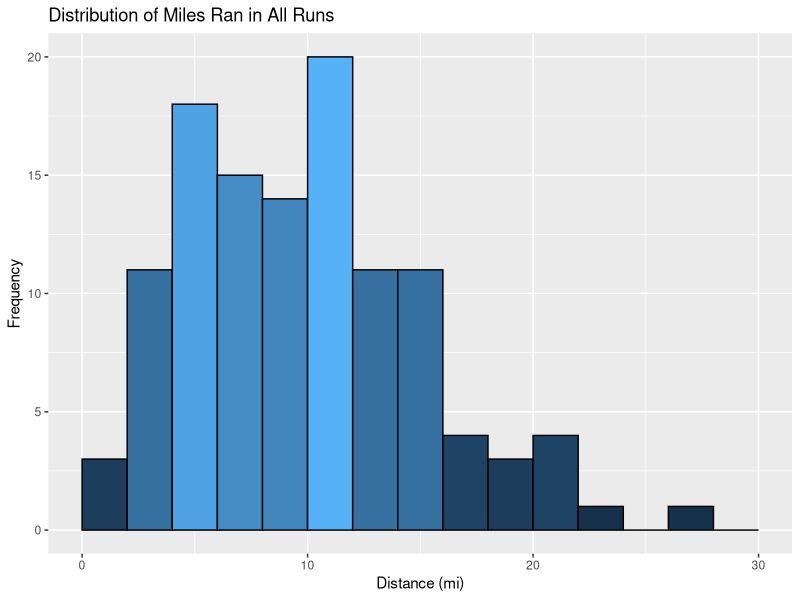
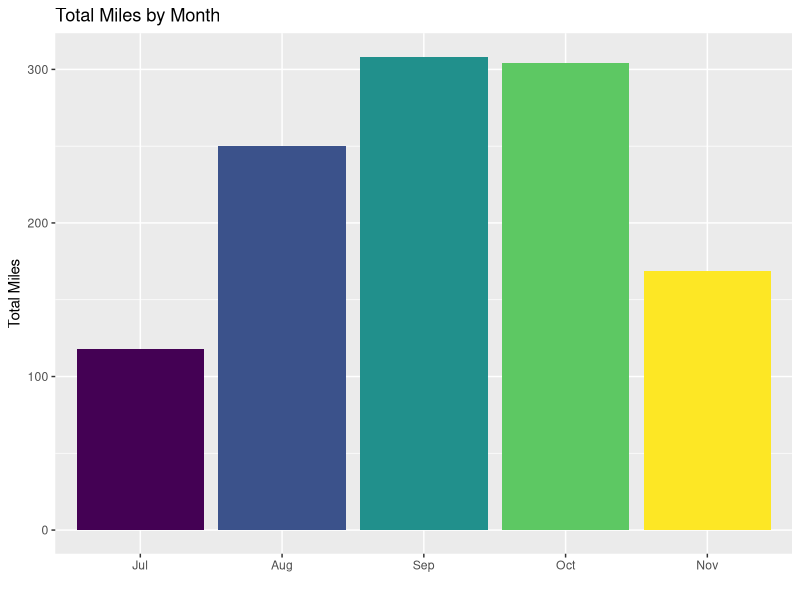

Source code (R) for these figures, in order: (Note: this script raises an error after producing the figures.)
## ---- chunk 1
runs <- read.csv("cleanedMarathonTrainingData.csv")
str(runs)
## ---- chunk 2
runs$X <- NULL
head(runs,2)
## ---- chunk 3
library(lubridate)

runs$Time <- as.POSIXct(runs$Time)#, format = '%H:%M:%S')
runs$Avg.Pace <- as.POSIXct(runs$Avg.Pace)#, format = '%H:%M:%S')
runs$Date <- as.POSIXct(runs$Date)
runs$StartTime <- hour(strptime(runs$StartTime, format = '%H:%M'))

str(runs)
## ---- chunk 4
runs$Month <- factor(runs$Month, ordered = TRUE, levels = c("Jul","Aug","Sep","Oct","Nov"))
## ---- chunk 5
library(ggplot2)
library(RColorBrewer)

#distance histogram
ggplot(data = runs, aes(x = Distance)) + 
  geom_histogram(binwidth = 2, aes(fill = ..count..), colour = "black", boundary = 2) +
  scale_x_continuous(limits=c(0, 30)) +
  xlab("Distance (mi)") + 
  ylab("Frequency") + 
  ggtitle("Distribution of Miles Ran in All Runs") + 
  guides(fill=FALSE) 

## ---- chunk 6
summary(runs$Distance)
## ---- chunk 7
#miles by month bars
ggplot(data = runs, aes(x = Month, y = Distance, fill = Month)) + 
  geom_bar(stat="identity") +
  xlab("") + 
  ylab("Total Miles") + 
  guides(fill=FALSE) +
  ggtitle("Total Miles by Month")
## ---- chunk 8
ggplot(data = runs, aes(x = weekNumber, y = Distance, fill = Month)) + 
  geom_bar(stat="identity") +
  xlab("Week of Plan") + 
  ylab("Total Miles") + 
  #guides(fill=FALSE) +
  ggtitle("Total Miles by Week of Plan")
## ---- chunk 9
runs[runs$weekNumber == 11,c('Name','weekNumber','Date','DOW','Distance')]
## ---- chunk 10
#avg. cadence grouped by month
ggplot(data = runs, aes(Month, Cad)) + 
  geom_jitter(aes(colour = Month)) +
  geom_boxplot(aes(fill = Month), 
               outlier.colour = "black", alpha = 0.5) + #geom_jitter()
  xlab("") + 
  ylab("Cadence (Steps/Min") + 
  guides(fill=FALSE) +
  ggtitle("Cadence per Month") 
## ---- chunk 11
#avg. HR grouped by month

ggplot(data = runs, aes(Month, Avg.HR)) + 
  geom_jitter(aes(colour = Month)) +
  geom_boxplot(aes(fill = Month), 
               outlier.colour = "black", alpha = 0.5) + #geom_jitter()
  xlab("Month") + 
  ylab("Avg. Heart Rate") + 
  ggtitle("Average Heart Rate per Month") 
## ---- chunk 12
#avg. cadence grouped by month
ggplot(data = runs, aes(RunType, Cad)) + 
  geom_jitter(aes(colour = RunType)) +
  geom_boxplot(aes(fill = RunType), 
               outlier.colour = "black", alpha = 0.5) +
  scale_colour_brewer(palette = "Set1") +
  scale_fill_brewer(palette = "Set1") +
  xlab("Run Type") + 
  ylab("Cadence") + 
  guides(fill=FALSE) +
  coord_flip() + 
  ggtitle("Cadence per Run Type") 
## ---- chunk 13
#avg. cadence grouped by month
ggplot(data = runs, aes(RunType, Avg.HR)) + 
  geom_jitter(aes(colour = RunType)) +
  geom_boxplot(aes(fill = RunType), 
               outlier.colour = "black", alpha = 0.5) +
  xlab("Run Type") + 
  ylab("Avg Heart Rate") + 
  guides(fill=FALSE) +
  ggtitle("Average Heart Rate per Run Type") 
## ---- chunk 14
runs[which.max(runs$Avg.HR),]
## ---- chunk 15
ggplot(data = runs, aes(x = Date, y = Avg.HR)) + 
  geom_line(aes(group=1)) +
  theme(axis.text.x = element_blank()) +
  xlab("Time") + 
  ylab("Average Heart Rate") + 
  ggtitle("Average Heart Rate Over Time")
## ---- chunk 16
ggplot(data = runs, aes(x = Date, y = Avg.Pace, colour = RunType)) + 
  geom_point() +
  geom_smooth(fill = NA) +  
  theme(axis.text.x = element_blank()) +
  theme(axis.text.y = element_blank()) +
  xlab("Date") + 
  ylab("Average Pace (mile/minute)") + 
  ggtitle("Average Pace Over Time") + 
  labs(caption="")
## ---- chunk 17
ggplot(data = runs, aes(x = Date, y = Avg.Pace, colour = RunType)) + 
  geom_point() +
  geom_smooth(fill = NA) +  
  theme(axis.text.x = element_blank()) +
  theme(axis.text.y = element_blank()) +
  xlab("Date") + 
  ylab("Average Pace (mile/minute)") + 
  ggtitle("Average Pace Over Time") + 
  labs(caption="") + 
  facet_grid(RunType~.)
## ---- chunk 18
table(runs$RunType)

#apply(runs$Cadence, runs$RunType, function(x) (Cad*(hour(runs$Time)*60)+(minute(runs$Time))+(second(runs$Time)/60)))

ggplot(data = runs, aes(RunType, (Cad*((hour(runs$Time)*60)+(minute(runs$Time))+(second(runs$Time)/60))))) + 
  geom_bar(aes(fill = RunType), stat = "identity") +
  xlab("Run Type") + 
  ylab("Steps") + 
  guides(fill=FALSE) +
  ggtitle("Total Steps Taken by Run Type") 
## ---- chunk 19
ggplot(data = runs, aes(x=Cad, y=Avg.HR)) + 
  geom_point(aes(colour = RunType)) +
  xlab("Cadence") + 
  ylab("Average Heart Rate") + 
  ggtitle("Average Hear Rate by Cadence")
## ---- chunk 20
ggplot(data = runs, aes(x=Elevation.Gain, y=Avg.HR)) + 
  geom_point(aes(colour = RunType)) +
  geom_smooth(fill = NA) +
  xlab("Elevation Gain (ft.)") + 
  ylab("Average Heart Rate (BPM)") + 
  ggtitle("Average Heart Rate by Elevation Gain")
## ---- chunk 21
ggplot(data = runs, aes(x=RunType, y=Max.HR)) + 
  geom_jitter(aes(colour = RunType)) +
  geom_boxplot(aes(fill = RunType), outlier.colour = "black", alpha = 0.5) +
  xlab("Run Type") + 
  ylab("Max Heart Rate (BPM)") + 
  ggtitle("Max Heart Rate by Run Type")
